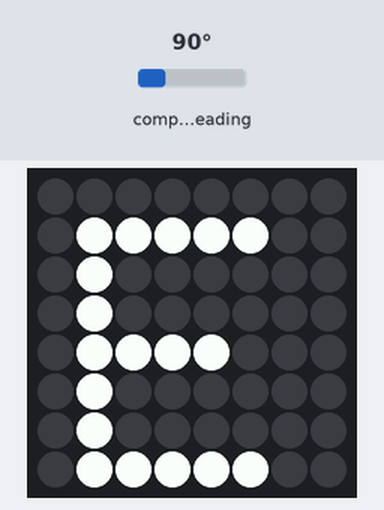
Bench run of a program on a simulated Raspberry Pi (BCM pin numbers) with a Sense HAT. Parts: the Sense HAT's 8×8 RGB LED matrix. Inputs (shaded band) come from the test bench; at power-on: compass heading 90°. What the program prints to the terminal is not drawn.

Above: at 1.2 s.
1.3 s: compass heading set to 130°
2.8 s: compass heading set to 137°
At 3.4 s:
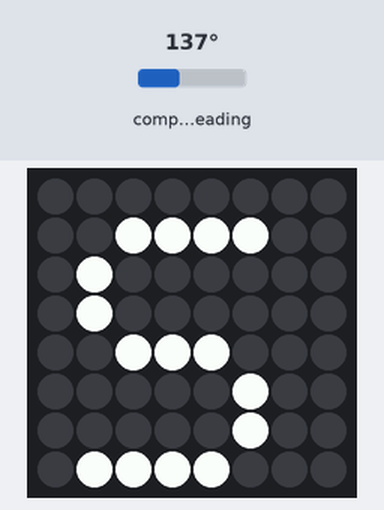
4.3 s: compass heading set to 7°
At 5.7 s:
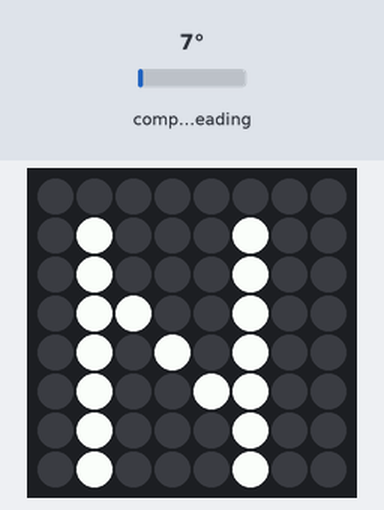
Timing chart, 0 to 7.1 s (numbered marks = the images above; inputs shaded):
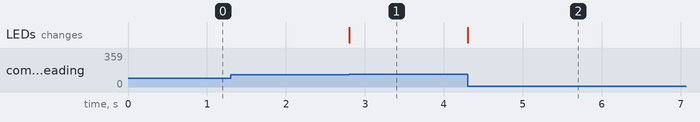

Measured:
- the behaviour switches between 134 and 135° on compass heading (found by bisection; images 0 and 1)
- after the input at 2.8 s, the LEDs: change at once (image 1)
- after the input at 4.3 s, the LEDs: change at once (image 2)

The program:

compass.py
```python
from sense_emu import SenseHat
#from sense_hat import SenseHat
sense = SenseHat()

while True:
    heading = sense.get_compass()
    print(heading)
    if heading < 45 or heading > 315:
        sense.show_letter("N")
    elif heading < 135:
        sense.show_letter("E")
    elif heading < 225:
        sense.show_letter("S")
    else:
        sense.show_letter("W")
```
